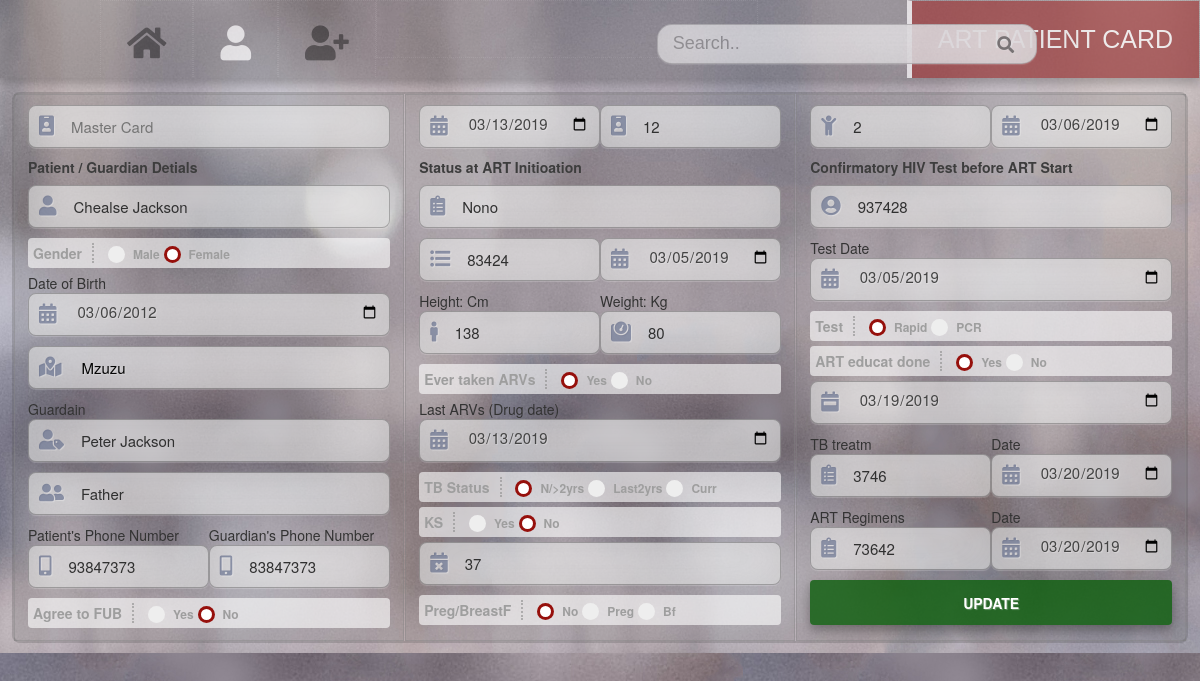
Screenshot of /profile.php?pid=12 with the database file from the repository.
### tables this page shows
CREATE TABLE IF NOT EXISTS `patient` (
  `TransferDate` date NOT NULL,
  `ArtRegNo` int(15) NOT NULL,
  `ChildNo` int(15) NOT NULL,
  `Year` date NOT NULL,
  `Name` varchar(250) NOT NULL,
  `Gender` char(10) NOT NULL,
  `DoB` date NOT NULL,
  `Address` text NOT NULL,
  `PatientNo` int(15) NOT NULL,
  `GuardianName` varchar(250) NOT NULL,
  `GuardianNo` int(15) NOT NULL,
  `GRelation` varchar(250) NOT NULL,
  `FUB` char(15) NOT NULL,
  `RelatedDis` varchar(250) NOT NULL,
  `CD4` int(15) NOT NULL,
  `CD4Date` date NOT NULL,
  `Height` int(15) NOT NULL,
  `Weight` int(15) NOT NULL,
  `AgeInit` int(15) NOT NULL,
  `TBStatus` varchar(250) NOT NULL,
  `KS` char(10) NOT NULL,
  `PregBf` varchar(250) NOT NULL,
  `Arvs` char(10) NOT NULL,
  `LastArvsDate` date DEFAULT NULL,
  `SerialNo` int(15) NOT NULL,
  `TestDate` date NOT NULL,
  `TestResult` varchar(250) NOT NULL,
  `ARTeduct` char(10) NOT NULL,
  `ARTeductDate` date DEFAULT NULL,
  `TBtreatm` int(15) NOT NULL,
  `TBtreatmDate` date NOT NULL,
  `ARTreg` int(15) NOT NULL,
  `ARTregDate` date NOT NULL
);

### profile.php (the view, shortened to what this page needs)
<?php
include('includes/config.php');
?>
<?php
if(isset($_GET['pid'])) {
 $pid=$_GET['pid'];
}
?>
                    <?php
                      $sql = "SELECT * from patient WHERE ArtRegNo = $pid ";
                      $query = $dbh -> prepare($sql);
                      $query->execute();
                      $results=$query->fetchAll(PDO::FETCH_OBJ);
                      $cnt=1;
                      if($query->rowCount() > 0)
                      {
                      foreach($results as $result)
                      {				?>
<!DOCTYPE html>
<html lang="en">
<head>
    <link rel="stylesheet" href="assets/css/swiper.min.css">
    <link rel="stylesheet" href="assets/css/bootstrap.min.css">
    <link rel="stylesheet" href="assets/css/style.css">
    <link rel="stylesheet" href="assets/css/all.min.css">
</head>
<body>
    <header>
        <div class="swiper-container">
         <nav class="sticky">
                <ul>
                   <li><a href="index.php"  class="fas fa-home"><b></b></a> </li>
                   <li><a href="search.php" class="fas fa-user active"><b></b></a> </li>
                   <li><a href="addaccount.php" class="fas fa-user-plus"><b></b></a> </li>
                   <li>
                      <div class="search-container">
                          <form action="search.php" method="POST">
                            <input type="text" placeholder="Search.." name="search" class="searchbar">
                            <button type="submit" name="submit" class="fa fa-search"></button>
                          </form>
                  </div>
                   </li>
                   <li class="res"><a href="#contact">ART PATIENT CARD</a></li>
                 </ul>
            </nav>
<div class="scroll">
<form  method="post" name="submit">
            <div class="wrapperr profile">
                  <div>
                  <div id="field">
                  <i class="fas fa-id-badge"></i>
                  <input type="text" name="TransferDate" class="small mss" placeholder="Master Card"> <br><br>
                  </div>
                  <h5>Patient / Guardian Detials</h5>
                  <div id="field">
                  <i class="fas fa-user"></i>
                  <input type="text" name="Name" placeholder="" value="<?php echo htmlentities($result->Name);?>"> <br>
                  </div>
                  <div class="sub">
                        <b class="inner">Gender</b>
                         <label class="contain"> Male
                             <span class="checkmark"></span>
                           </label>
                           <label class="contain"> Female
                             <span class="checkmark"></span>
                           </label>
                         </div>
                    Date of Birth
                    <div id="field">
                        <i class="fas fa-calendar-alt"></i>
                    <input type="date" name="DoB" value="<?php echo htmlentities($result->DoB);?>"> <br>
                    </div>
                     <div id="field">
                    <i class="fas fa-map-marked-alt"></i>
                    <input type="textarea" value="<?php echo htmlentities($result->Address);?>" name="Address" placeholder="Physical Address" > <br>
                    </div>
                    Guardain
                    <div id="field">
                    <i class="fas fa-user-tag"></i>
                    <input type="text" name="GuardianName" placeholder="Guardain Name" value="<?php echo htmlentities($result->GuardianName);?>"> <br>
                    </div>
                    <div id="field">
                    <i class="fas fa-user-friends"></i>
                    <input type="text" name="GRelation" placeholder="Guardain Relation" value="<?php echo htmlentities($result->GRelation);?>"> <br>
                    </div>
                    <div class="half">  Patient's Phone Number
                    <div id="field">
                    <i class="fas fa-mobile-alt"></i>
                    <input type="text" name="PatientNo" class="small" placeholder="Patient Phone" value="<?php echo htmlentities($result->PatientNo);?>">
                    </div>
                    </div>
                    <div class="half">  Guardian's Phone Number
                    <div id="field" >
                    <i class="fas fa-mobile-alt"></i>
                    <input type="text" name="GuardianNo" class="small" placeholder="Guardain Cell" value="<?php echo htmlentities($result->GuardianNo);?>"> <br>
                    </div>
                    </div>
                    <div class="sub">
                   <b class="inner">Agree to FUB</b>
                    <label class="contain"> Yes
                        <span class="checkmark"></span>
                      </label>
                      <label class="contain"> No
                        <span class="checkmark"></span>
                      </label>
                    </div>
                  </div>
                  <div class="con">
                  <div id="field" class="half">
                        <i class="fas fa-calendar-alt"></i>
                  <input type="date" name="TransferDate" class="small up" value="<?php echo htmlentities($result->TransferDate);?>">
                  </div>
                  <div id="field" class="half">
                        <i class="fas fa-id-badge"></i>
                    <input type="text" name="ArtRegNo" class="small up" placeholder="ART Reg No." value="<?php echo htmlentities($result->ArtRegNo);?>">  <br>   <br>
                    </div>
                    <h5> Status at ART Initioation </h5>
                    <div id="field">
                        <i class="fas fa-clipboard-list"></i>
                    <input type="text" name="RelatedDis" placeholder="HIV-related Diseases" value="<?php echo htmlentities($result->RelatedDis);?>"> <br>
                    </div>
                     <div id="field" class="half">
                        <i class="fas fa-list-ul"></i>
                    <input type="text" name="CD4" class="small" placeholder="CD4" value="<?php echo htmlentities($result->CD4);?>">
                    </div>
                    <div id="field" class="half">
                        <i class="fas fa-calendar-alt"></i>
                    <input type="date" name="CD4Date"  class="small"  value="<?php echo htmlentities($result->CD4Date);?>">
                    </div>
                    <div class="half"> Height: Cm
                      <div id="field" >
                          <i class="fas fa-male"></i>
                        <input type="text" name="Height" class="small" placeholder="Height    cm" value="<?php echo htmlentities($result->Height);?>">
                        </div>
                    </div>
                    <div class="half"> Weight: Kg
                      <div id="field" >
                      <i class="fas fa-weight"></i>
                        <input type="text" name="Weight" class="small" placeholder="Weight    kg" value="<?php echo htmlentities($result->Weight);?>"> <br>
                        </div>
                    </div>
                      <div class="sub">
                          <b class="inner">Ever taken ARVs</b>
                           <label class="contain"> Yes
                               <span class="checkmark"></span>
                             </label>
                             <label class="contain"> No
                               <span class="checkmark"></span>
                             </label> <br>
                           </div>
                   Last ARVs (Drug date)  <br>
                   <div id="field">
                        <i class="fas fa-calendar-alt"></i>
                    <input type="date" name="LastArvsDate" value="<?php echo htmlentities($result->LastArvsDate);?>"> <br>
                    </div>
                 <div class="sub">
                  <b class="inner">TB Status</b>
                    <label class="contain"> N/>2yrs
                        <span class="checkmark"></span>
                      </label>
                      <label class="contain"> Last2yrs
                        <span class="checkmark"></span>
                      </label>
                      <label class="contain"> Curr
                          <span class="checkmark"></span>
                        </label>  <br>
                      </div>
                      <div class="sub">
                          <b class="inner">KS</b>
                           <label class="contain"> Yes
                               <span class="checkmark"></span>
                             </label>
                             <label class="contain"> No
                               <span class="checkmark"></span>
                             </label> <br>
                           </div>
                    <div id="field">
                        <i class="fas fa-calendar-times"></i>
                      <input type="text" name="AgeInit" placeholder="Age at Init" value="<?php echo htmlentities($result->AgeInit);?>"> <br>
                      </div>
                        <div class="sub">
                            <b class="inner">Preg/BreastF</b>
                             <label class="contain"> No
                                 <span class="checkmark"></span>
                               </label>
                               <label class="contain"> Preg
                                 <span class="checkmark"></span>
                               </label>
                               <label class="contain"> Bf
                                  <span class="checkmark"></span>
                                </label> <br>
                             </div>
                  </div>
                  <div>
                  <div id="field" class="half">
                        <i class="fas fa-child"></i>
                      <input type="text" name="ChildNo" class="small up" placeholder=" Chils HCC No." value="<?php echo htmlentities($result->ChildNo);?>">
                    </div>
                      <div id="field" class="half">
                        <i class="fas fa-calendar-alt"></i>
                      <input type="date" name="Year" class="small up"  value="<?php echo htmlentities($result->Year);?>">  <br> <br>
                      </div>
                    <h5> Confirmatory HIV Test before ART Start</h5>
                    <div id="field">
                        <i class="fas fa-user-circle"></i>
                    <input type="text" name="SerialNo" placeholder="Site, HTC Serial No" value="<?php echo htmlentities($result->SerialNo);?>">
                    </div>
                    Test Date
                    <div id="field">
                        <i class="fas fa-calendar-alt"></i>
                    <input type="date"  name="TestDate"  value="<?php echo htmlentities($result->TestDate);?>">
                    </div>
                    <div class="sub">
                        <b class="inner">Test</b>
                         <label class="contain"> Rapid
                             <span class="checkmark"></span>
                           </label>
                           <label class="contain"> PCR
                             <span class="checkmark"></span>
                           </label> <br>
                         </div>
                      <div class="sub">
                          <b class="inner">ART educat done</b>
                           <label class="contain"> Yes
                               <span class="checkmark"></span>
                             </label>
                             <label class="contain"> No
                               <span class="checkmark"></span>
                             </label> <br>
                           </div>
                  <div id="field">
                        <i class="fas fa-calendar-week"></i>
                   <input type="date" name="ARTeductDate" value="<?php echo htmlentities($result->ARTeductDate);?>"> <br>
                   </div>
                  <div class="half">TB treatm
                 <div id="field">
                        <i class="fas fa-clipboard-list"></i>
                    <input type="text" name="TBtreatm" class="small" placeholder="Reg No." value="<?php echo htmlentities($result->TBtreatm);?>">
                    </div>
                  </div>
                <div class="half"> Date
                  <div id="field">
                        <i class="fas fa-calendar-alt"></i>
                    <input type="date"  name="TBtreatmDate" class="small"  value="<?php echo htmlentities($result->TBtreatmDate);?>"> <br>
                     </div>
                  </div>
                 <div class="half">ART Regimens
                  <div id="field">
                        <i class="fas fa-clipboard-list"></i>
                    <input type="text" name="ARTreg" class="small" value="<?php echo htmlentities($result->ARTreg);?>">
                    </div>
                 </div>
                <div class="half"> Date
                    <div id="field" >
                        <i class="fas fa-calendar-alt"></i>
                    <input type="date" name="ARTregDate" class="small"  value="<?php echo htmlentities($result->ARTregDate);?>"> <br>
                    </div>
                  </div>
                    <input type="submit" name="submit" value="UPDATE">
            </div>
            </form>
        </div>
        <?php $cnt=$cnt+1; }} ?>
    </header>
</body>
</html>

### rows the page displays
patient: Name "Chealse Jackson", DoB "03/06/2012", Address "Mzuzu", GuardianName "Peter Jackson", GRelation "Father", PatientNo "93847373", GuardianNo "83847373", TransferDate "03/13/2019", ArtRegNo "12", RelatedDis "Nono", CD4 "83424", CD4Date "03/05/2019", Height "138", Weight "80", LastArvsDate "03/13/2019", AgeInit "37", ChildNo "2", Year "03/06/2019", SerialNo "937428", TestDate "03/05/2019", ARTeductDate "03/19/2019", TBtreatm "3746", TBtreatmDate "03/20/2019", ARTreg "73642", ARTregDate "03/20/2019"
